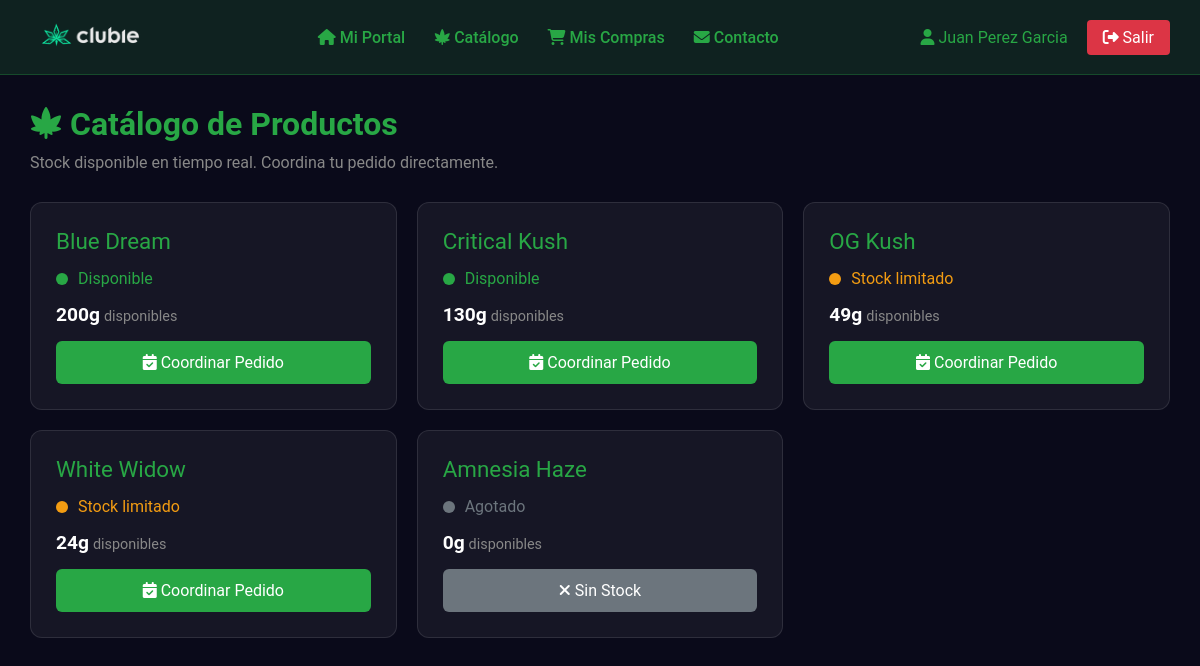
Before: /portal-miembro/catalogo (signed in) with the older database file.
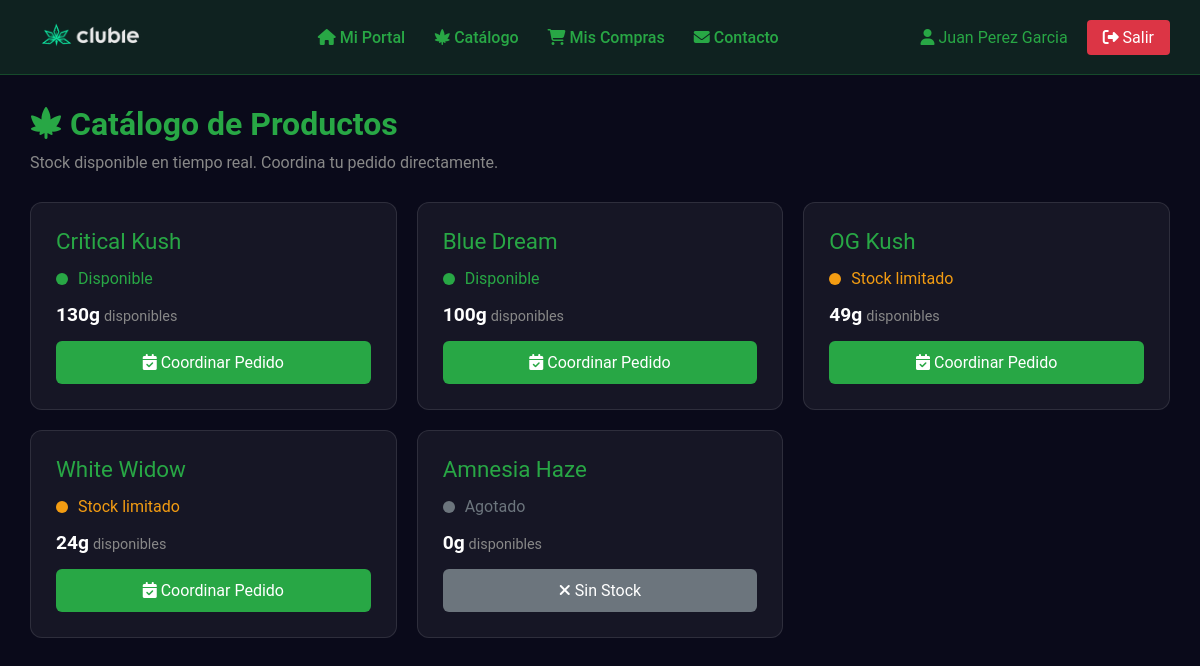
After: the same page with the newer database file.
### clases.py (models this page shows, shortened)
class Trazabilidad(db.Model):
    idplanta = db.Column(db.Integer, unique=True, nullable=False, primary_key=True)
    raza = db.Column(db.String(30), nullable=False)
    Enraizado = db.Column(db.DateTime, nullable=True)
    Riego = db.Column(db.DateTime, nullable=True)
    paso1 = db.Column(db.DateTime, nullable=True)
    paso2 = db.Column(db.DateTime, nullable=True)
    paso3 = db.Column(db.DateTime, nullable=True)
    floracion = db.Column(db.DateTime, nullable=True)
    cosecha = db.Column(db.DateTime, nullable=True)
    cantidad = db.Column(db.String(3), nullable=False)
    observaciones = db.Column(db.String(80), nullable=True)

class Pedido(db.Model):
    id = db.Column(db.Integer, primary_key=True)
    cedula = db.Column(db.Integer, db.ForeignKey('user.cedula'), nullable=False)
    raza = db.Column(db.String(30), nullable=False)
    cantidad_solicitada = db.Column(db.Integer, nullable=False)
    mensaje = db.Column(db.String(200), nullable=True)
    fecha = db.Column(db.DateTime, default=datetime.now)
    estado = db.Column(db.String(20), default='pendiente')  # pendiente, coordinado, completado, cancelado
    usuario = db.relationship('User', backref='pedidos', lazy=True)

### app.py (the view)
@app.route('/portal-miembro/catalogo')
@member_required
def portal_catalogo():
    usuario = User.query.filter_by(cedula=current_user.cedula).first()
    productos = calcular_stock()
    productos.sort(key=lambda x: x['stock'], reverse=True)
    return render_template('miembro/catalogo.html', usuario=usuario, productos=productos)

### app.py (called while the page is built)
@login_manager.user_loader
def load_user(user_id):
    if isinstance(user_id, str) and user_id.startswith('member_'):
        member_id = int(user_id.replace('member_', ''))
        return Member.query.get(member_id)
    return Club.query.get(int(user_id))

def member_required(f):
    @wraps(f)
    @login_required
    def decorated_function(*args, **kwargs):
        if not isinstance(current_user, Member):
            flash('Acceso solo para miembros registrados.', 'error')
            return redirect(url_for('login_miembro'))
        return f(*args, **kwargs)
    return decorated_function

### templates/miembro/catalogo.html (shortened to what this page needs)
<!DOCTYPE html>
<html lang="es">
<head>
</head>
<body>
    <header>
        <div class="logo"><a href="{{ url_for('index') }}"><img
                    src="{{ url_for('static', filename='media/editado.png') }}" alt="Clubie"></a></div>
        <nav>
            <a href="{{ url_for('portal_miembro') }}"><i class="fas fa-home"></i> Mi Portal</a>
            <a href="{{ url_for('portal_catalogo') }}"><i class="fas fa-cannabis"></i> Catálogo</a>
            <a href="{{ url_for('portal_compras') }}"><i class="fas fa-shopping-cart"></i> Mis Compras</a>
            <a href="{{ url_for('portal_contacto') }}"><i class="fas fa-envelope"></i> Contacto</a>
        </nav>
        <div>
            <span class="user-info">
                <a href="{{ url_for('portal_miembro') }}" style="color: #28a745; text-decoration: none;">
                    <i class="fas fa-user"></i> {{ usuario.name }}
                </a>
            </span>
            <a href="{{ url_for('logout_miembro') }}" class="logout-btn"><i class="fas fa-sign-out-alt"></i> Salir</a>
        </div>
    </header>
    <main>
        <h1><i class="fas fa-cannabis"></i> Catálogo de Productos</h1>
        <p class="subtitle">Stock disponible en tiempo real. Coordina tu pedido directamente.</p>
        {% if productos %}
        <div class="catalogo-grid">
            {% for producto in productos %}
            <div class="producto-card">
                <div class="producto-nombre">{{ producto.raza }}</div>
                <div class="stock-indicator">
                    {% if producto.stock > 50 %}
                    <span class="stock-dot stock-alto"></span>
                    <span style="color: #28a745;">Disponible</span>
                    {% elif producto.stock > 20 %}
                    <span class="stock-dot stock-medio"></span>
                    <span style="color: #f39c12;">Stock limitado</span>
                    {% elif producto.stock > 0 %}
                    <span class="stock-dot stock-bajo"></span>
                    <span style="color: #e74c3c;">Últimas unidades</span>
                    {% else %}
                    <span class="stock-dot stock-agotado"></span>
                    <span style="color: #6c757d;">Agotado</span>
                    {% endif %}
                </div>
                <div>
                    <span class="stock-cantidad">{{ producto.stock }}g</span>
                    <span class="stock-label"> disponibles</span>
                </div>
                {% if producto.stock > 0 %}
                <a href="{{ url_for('portal_pedido', raza=producto.raza) }}" class="btn-coordinar">
                    <i class="fas fa-calendar-check"></i> Coordinar Pedido
                </a>
                {% else %}
                <button class="btn-coordinar btn-agotado" disabled>
                    <i class="fas fa-times"></i> Sin Stock
                </button>
                {% endif %}
            </div>
            {% endfor %}
        </div>
        {% else %}
        <div class="empty-state">
            <i class="fas fa-cannabis"></i>
            <h3>No hay productos disponibles</h3>
            <p>El club aún no tiene productos cosechados. Vuelve pronto.</p>
        </div>
        {% endif %}
    </main>
</body>
</html>

Changed rows visible on the page:
no longer on this page (row unchanged): Trazabilidad: raza "Blue Dream", shows "Disponible", stock "200"
added Pedido: raza "Blue Dream", shows "Disponible", stock "100"
